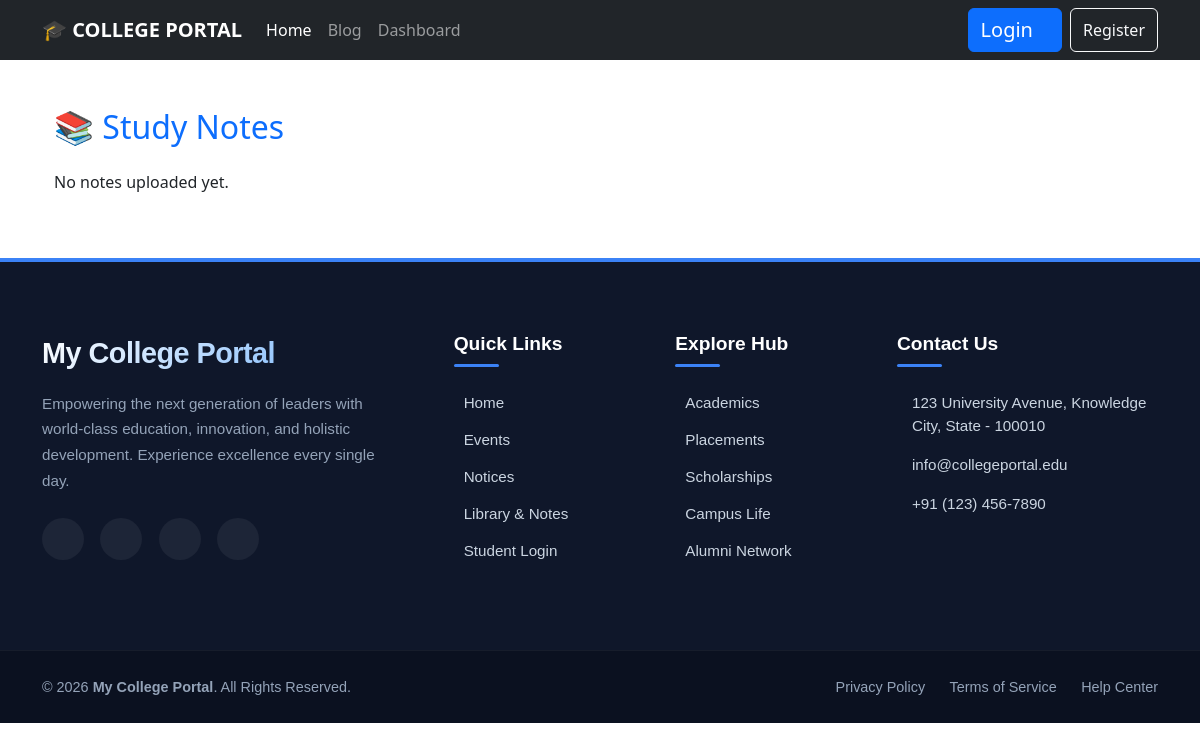
The app's page /portalnotes, older data.
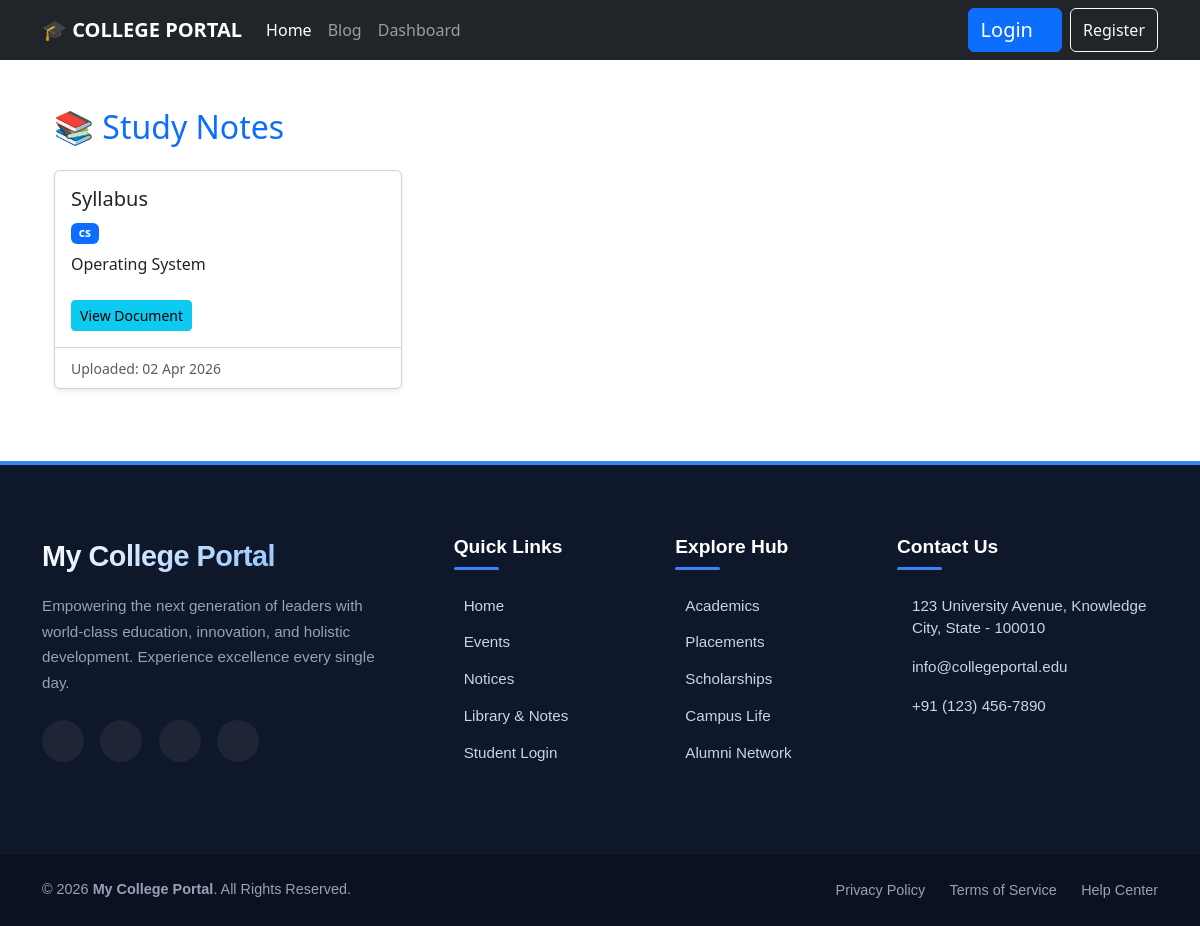
The same page, newer data.
### portal/models.py (models this page shows, shortened)
class Note(models.Model):
    SUBJECT_CHOICES = [
        ('math', 'Mathematics'),
        ('physics', 'Physics'),
        ('cs', 'Computer Science'),
    ]
    title = models.CharField(max_length=200)
    subject = models.CharField(max_length=50, choices=SUBJECT_CHOICES)
    description = models.TextField(blank=True)
    file = models.FileField(upload_to='notes/', blank=True, null=True)
    drive_link = models.URLField(blank=True, null=True)
    content = HTMLField(blank=True, null=True)  # TinyMCE text notes
    uploaded_at = models.DateTimeField(auto_now_add=True)

### portal/views.py (the view)
# urls.py: path("notes",views.notes,name="notes"),
def notes(request):
    all_notes = Note.objects.all().order_by('-uploaded_at')
    return render(request, "home/notes.html",{"notes":all_notes})

### templates/home/notes.html (shortened to what this page needs)
{% extends "user/base.html" %}
{% block content %}
<div class="container mt-5">
  <h2 class="mb-4 text-primary">📚 Study Notes</h2>
  <div class="row">
{% for note in notes %}
<div class="col-md-6 col-lg-4 mb-4">
  <div class="card shadow-sm h-100">
    <div class="card-body">
      <h5 class="card-title">{{ note.title }}</h5>
      <span class="badge bg-primary">
        {{ note.subject }}
      </span>
      <p class="mt-2">
        {{ note.description|truncatewords:20 }}
      </p>
      {% if note.file %}
      <a class="btn btn-sm btn-info mt-2"
         data-bs-toggle="collapse"
         href="#fileViewer{{ note.id }}">
         View Document
      </a>
      {% endif %}
    </div>
    <div class="card-footer bg-white">
      <small class="text-muted">
        Uploaded: {{ note.uploaded_at|date:"d M Y" }}
      </small>
    </div>
  </div>
</div>
{% empty %}
  <p>No notes uploaded yet.</p>
{% endfor %}
  </div>
</div>
{% endblock %}

### templates/user/base.html (shortened to what this page needs)
{% load static %}
<!DOCTYPE html>
<html lang="en">
<head>
<link href="https://cdn.jsdelivr.net/npm/bootstrap@5.3.2/dist/css/bootstrap.min.css" rel="stylesheet">
</head>
<body>
{% include "user/header.html" %}
<div class="container mt-4">
    {% block content %}
    {% endblock %}
</div>
{% include "user/footer.html" %}
</body>
</html>

### templates/user/header.html (shortened to what this page needs)
<nav class="navbar navbar-expand-lg navbar-dark bg-dark">
  <div class="container">
    <a class="navbar-brand fw-bold" href="#">
        🎓 COLLEGE PORTAL
    </a>
    <div class="collapse navbar-collapse" id="navbarNav">
      <ul class="navbar-nav me-auto">
        <li class="nav-item">
          <a class="nav-link active" href="#">Home</a>
        </li>
        <li class="nav-item">
          <a class="nav-link" href="#">Blog</a>
        </li>
        <li class="nav-item">
          <a class="nav-link" href="#">Dashboard</a>
        </li>
      </ul>
      <div class="d-flex gap-2">
        <button class="btn btn-primary "><a class="navbar-brand" href="{% url 'ragister' %}">Login  </a></button>
        <button class="btn btn-outline-light">Register</button>
      </div>
    </div>
  </div>
</nav>

### templates/user/footer.html (shortened to what this page needs)
<footer class="custom-footer mt-5">
    <div class="container">
        <div class="row g-4 justify-content-between">
            <div class="col-lg-4 col-md-6 mb-4 pr-lg-5">
                <a href="{% url 'homepage' %}" class="footer-logo d-inline-block">
                    My College Portal
                </a>
                <p class="footer-desc">Empowering the next generation of leaders with world-class education, innovation, and holistic development. Experience excellence every single day.</p>
                <div class="social-icons mt-4">
                    <a href="#" aria-label="Facebook"></a>
                    <a href="#" aria-label="Twitter"></a>
                    <a href="#" aria-label="Instagram"></a>
                    <a href="#" aria-label="LinkedIn"></a>
                </div>
            </div>
            <div class="col-lg-2 col-md-6 mb-4">
                <h5 class="footer-heading">Quick Links</h5>
                <ul class="footer-links">
                    <li><a href="{% url 'homepage' %}"> Home</a></li>
                    <li><a href="{% url 'portal:event' %}"> Events</a></li>
                    <li><a href="{% url 'portal:notice' %}"> Notices</a></li>
                    <li><a href="{% url 'portal:notes' %}"> Library & Notes</a></li>
                    <li><a href="#"> Student Login</a></li>
                </ul>
            </div>
            <div class="col-lg-2 col-md-6 mb-4">
                <h5 class="footer-heading">Explore Hub</h5>
                <ul class="footer-links">
                    <li><a href="#"> Academics</a></li>
                    <li><a href="#"> Placements</a></li>
                    <li><a href="#"> Scholarships</a></li>
                    <li><a href="#"> Campus Life</a></li>
                    <li><a href="#"> Alumni Network</a></li>
                </ul>
            </div>
            <div class="col-lg-3 col-md-6 mb-4">
                <h5 class="footer-heading">Contact Us</h5>
                <ul class="footer-links footer-contact">
                    <li>
                        <span>123 University Avenue, Knowledge City, State - 100010</span>
                    </li>
                    <li>
                        <a href="mailto:info@collegeportal.edu">info@collegeportal.edu</a>
                    </li>
                    <li>
                        <span>+91 (123) 456-7890</span>
                    </li>
                </ul>
            </div>
        </div>
    </div>
    <div class="footer-bottom">
        <div class="container d-flex flex-column flex-md-row justify-content-between align-items-center">
            <p class="mb-3 mb-md-0">
                &copy; {% now "Y" %} <strong>My College Portal</strong>. All Rights Reserved.
            </p>
            <div class="footer-bottom-links">
                <a href="#">Privacy Policy</a>
                <a href="#">Terms of Service</a>
                <a href="#">Help Center</a>
            </div>
        </div>
    </div>
</footer>

### templates/user/footer.html (style rules this page uses)
.custom-footer { background-color: var(--text-main, #0f172a); color: #e2e8f0; padding-top: 70px; font-family: 'Outfit', sans-serif; position: relative; border-top: 4px solid var(--secondary, #3b82f6); }
.custom-footer .footer-logo { font-size: 1.8rem; font-weight: 800; color: white; text-decoration: none; background: linear-gradient(135deg, #ffffff, var(--accent, #93c5fd)); -webkit-background-clip: text; -webkit-text-fill-color: transparent; letter-spacing: -0.5px; }
.custom-footer p.footer-desc { color: #94a3b8; font-size: 0.95rem; line-height: 1.7; margin-top: 15px; }
.footer-heading { color: white; font-weight: 600; font-size: 1.2rem; margin-bottom: 25px; position: relative; padding-bottom: 12px; }
.footer-heading::after { content: ''; position: absolute; left: 0; bottom: 0; width: 45px; height: 3px; background: var(--secondary, #3b82f6); border-radius: 2px; }
.footer-links { list-style: none; padding: 0; margin: 0; }
.footer-links li { margin-bottom: 14px; }
.footer-links a { color: #cbd5e1; text-decoration: none; transition: all 0.3s ease; display: flex; align-items: center; font-size: 0.95rem; }
.social-icons a { display: inline-flex; align-items: center; justify-content: center; width: 42px; height: 42px; border-radius: 50%; background: rgba(255,255,255,0.06); color: white; text-decoration: none; margin-right: 12px; transition: all 0.3s ease; font-size: 1.1rem; }
.footer-contact li { display: flex; align-items: flex-start; margin-bottom: 16px; }
.footer-contact span, .footer-contact a { color: #cbd5e1; font-size: 0.95rem; line-height: 1.5; text-decoration: none; transition: color 0.3s ease; }
.footer-bottom { background-color: rgba(0, 0, 0, 0.25); padding: 24px 0; margin-top: 50px; border-top: 1px solid rgba(255,255,255,0.05); }
.footer-bottom p { margin: 0; font-size: 0.9rem; color: #94a3b8; }
.footer-bottom-links a { color: #94a3b8; text-decoration: none; font-size: 0.9rem; margin-left: 20px; transition: color 0.3s ease; }

Row changes from the older to the newer data that the page shows:
added Note: title "Syllabus", subject "cs", description "Operating System", uploaded_at "02 Apr 2026"
Text that changed along with them:
text no longer shown: "No notes uploaded yet."
